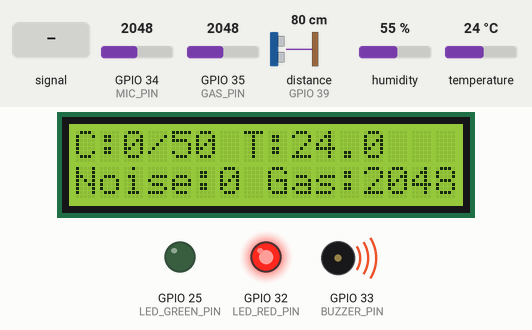
Bench run of a sketch on a simulated ESP32. Parts: 16×2 character LCD, output pins drawn as LEDs (lit = HIGH), buzzer (waves = sounding, pin HIGH). Wiring (inferred from the names in the program): ultrasonic range finder: trigger GPIO 26; echo GPIO 39. The inputs (shaded band) are chosen by the test bench; at power-on: GPIO 35 (GAS_PIN) = 2048, distance to the obstacle (sensor on GPIO 39) 80 cm, temperature 24 °C, GPIO 34 (MIC_PIN) = 2048, humidity 55 %. The echo pulse lasts 58.3 µs per cm; WiFi joins after 1.5 s; servers stay silent unless stated; pins used as bus, display or sensor lines are not drawn.

Above: at 4.5 s.
4.6 s: GPIO 35 (GAS_PIN) set to 1937
At 6.4 s:
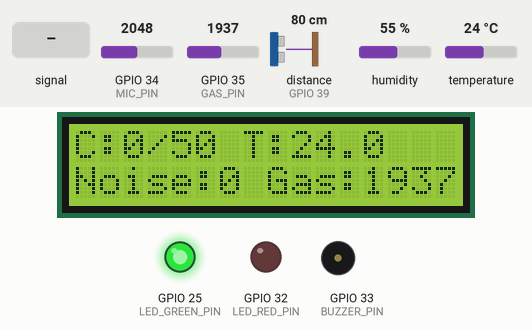
7.5 s: distance to the obstacle (sensor on GPIO 39) set to 12 cm
9.0 s: distance to the obstacle (sensor on GPIO 39) set to 9 cm
At 11.0 s:
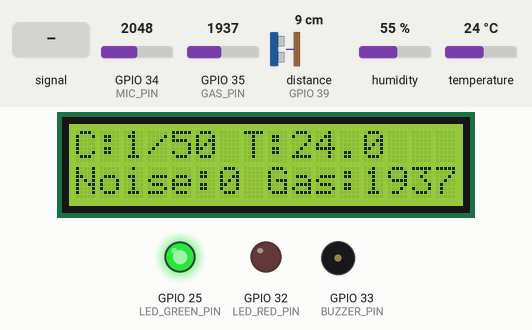
15.4 s: GPIO 34 (MIC_PIN) fed a 200 Hz sine of ±327 counts around its level
At 17.6 s:
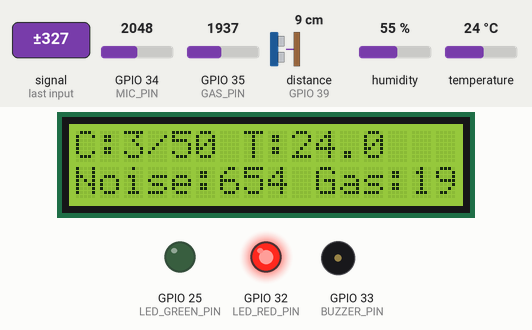
18.4 s: temperature set to 12 °C
At 20.8 s:
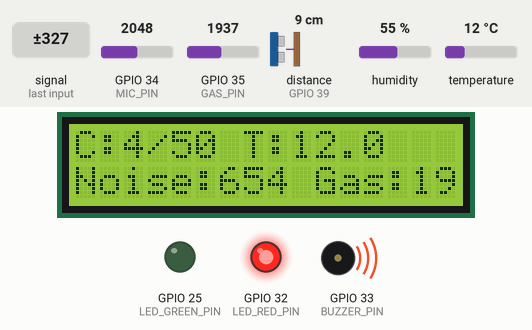
21.6 s: GPIO 34 (MIC_PIN) set to 2866
At 22.6 s:
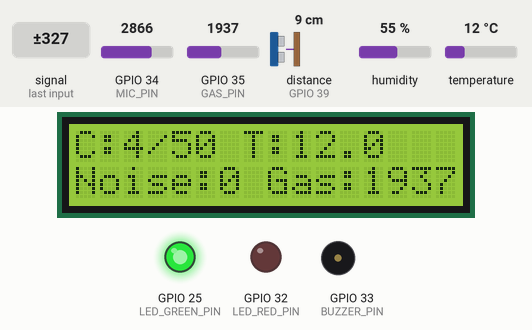
Timing chart, 0 to 26.4 s (numbered marks = the images above; inputs shaded):
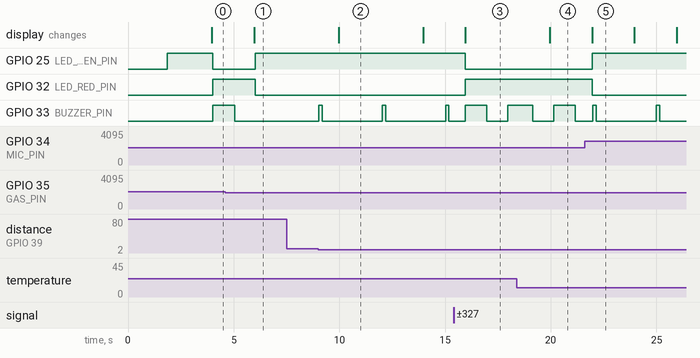

The sketch:

library_monitor_blynk.ino
```cpp
/*
 * ============================================================
 * LIBRARY MONITORING SYSTEM — BLYNK IOT VERSION (Parallel)
 * Features: Native App Control, Push Alerts, Remote Overrides
 * ============================================================
 */

// ─── Blynk IoT Credentials (FILL THESE FROM CONSOLE) ────────
#define BLYNK_TEMPLATE_ID   "TMPL3T_CrZo81"
#define BLYNK_TEMPLATE_NAME "LibraryOS"
#define BLYNK_AUTH_TOKEN    "NEA4ftRroQrIY0c-N1ln-IhnlWeCCquh"

#include <DHTesp.h>
#include <WiFi.h>
#include <WiFiClient.h>
#include <BlynkSimpleEsp32.h>
#include <LiquidCrystal_I2C.h>
#include <Wire.h>

// ─── WiFi Credentials ────────────────────────────────────────
char ssid[] = "Piyansh Sakxena";
char pass[] = "piyu@1234";

// ─── Pin Definitions (Left Side Only) ───────────────────────
#define DHT_PIN 14
#define PIR_PIN 36
#define MIC_PIN 34
#define GAS_PIN 35
#define TRIG1_PIN 26
#define ECHO1_PIN 39
#define SDA_PIN 27
#define SCL_PIN 13
#define BUZZER_PIN 33
#define LED_RED_PIN 32
#define LED_GREEN_PIN 25

// ─── Thresholds ──────────────────────────────────────────────
#define NOISE_BASELINE 20
#define GAS_THRESHOLD 2000
#define DISTANCE_TRIGGER_CM 10

// ─── State Variables ──────────────────────────────────────────
int occupancyCount = 0;
int maxCapacity = 50;
float temperature = 0, humidity = 0;
int noiseLevel = 0, airQuality = 0;
bool motionDetected = false;

// Manual Overrides (from Blynk)
bool ledRedOverride = false;
bool ledGreenOverride = false;
bool buzzerEnabled = true;

// Timing
BlynkTimer timer;
unsigned long lastBuzzerAction = 0;
unsigned long lastCountTime = 0;
bool pulseState = false;
unsigned long lastPulseTime = 0;

// LCD Setup
LiquidCrystal_I2C lcd(0x27, 16, 2);
DHTesp dht;

// ─── Functions ────────────────────────────────────────────────

float readDistance() {
  digitalWrite(TRIG1_PIN, LOW);
  delayMicroseconds(2);
  digitalWrite(TRIG1_PIN, HIGH);
  delayMicroseconds(10);
  digitalWrite(TRIG1_PIN, LOW);
  long duration = pulseIn(ECHO1_PIN, HIGH, 20000);
  if (duration == 0) return 999.0;
  return (duration * 0.0343) / 2.0;
}

void beep(int duration) {
  lastBuzzerAction = millis();
  digitalWrite(BUZZER_PIN, HIGH);
  delay(duration);
  digitalWrite(BUZZER_PIN, LOW);
}

void handleAlerts() {
  bool sensorAlert = (occupancyCount >= maxCapacity) || (airQuality > GAS_THRESHOLD) || (noiseLevel > 100);

  // Master Priority Logic
  bool redState = ledRedOverride;
  bool greenState = ledGreenOverride;

  // Auto Mode: If both overrides are OFF, use sensor logic
  if (!ledRedOverride && !ledGreenOverride) {
    redState = sensorAlert;
    greenState = !sensorAlert;
  }

  digitalWrite(LED_RED_PIN, redState ? HIGH : LOW);
  digitalWrite(LED_GREEN_PIN, greenState ? HIGH : LOW);

  // Pulsed Buzzer for Alerts
  if (sensorAlert) {
    if (millis() - lastPulseTime > 1000) {
      pulseState = !pulseState;
      digitalWrite(BUZZER_PIN, pulseState ? HIGH : LOW);
      if (pulseState) lastBuzzerAction = millis();
      lastPulseTime = millis();
    }
  } else {
    // Note: Don't force LOW here if manual beep might be active,
    // but beep() uses delay() so it's fine.
    digitalWrite(BUZZER_PIN, LOW);
  }
}

void updateLCD() {
  lcd.clear();
  lcd.setCursor(0, 0);
  lcd.printf("C:%d/%d T:%.1f", occupancyCount, maxCapacity, temperature);
  lcd.setCursor(0, 1);
  lcd.printf("Noise:%d Gas:%d", noiseLevel, airQuality);
}

// ─── Periodic Timer Job ───────────────────────────────────────
void sendData() {
  // Read DHT
  TempAndHumidity data = dht.getTempAndHumidity();
  if (dht.getStatus() == 0) { temperature = data.temperature; humidity = data.humidity; }

  // Read Gas
  airQuality = analogRead(GAS_PIN);

  // Read Sound
  unsigned int sMax = 0, sMin = 4095;
  unsigned long start = millis();
  while(millis() - start < 50) {
    unsigned int s = analogRead(MIC_PIN);
    if (s > sMax) sMax = s;
    if (s < sMin) sMin = s;
  }
  noiseLevel = sMax - sMin;

  // Push to Blynk
  Blynk.virtualWrite(V0, temperature);
  Blynk.virtualWrite(V1, humidity);
  Blynk.virtualWrite(V2, constrain(map(noiseLevel, NOISE_BASELINE, 200, 0, 100), 0, 100)); // Noise %
  Blynk.virtualWrite(V3, constrain(map(airQuality, 900, 2000, 0, 100), 0, 100)); // Gas %
  Blynk.virtualWrite(V4, occupancyCount);

  // Comfort Score logic
  int comfort = 100;
  if (temperature > 30) comfort -= 20;
  if (occupancyCount >= maxCapacity) comfort -= 30;
  Blynk.virtualWrite(V5, constrain(comfort, 0, 100));

  Blynk.virtualWrite(V6, 0); // PIR Sync (Disabled)

  updateLCD();
}

// ─── Occupancy Detection ──────────────────────────────────────
void checkOccupancy() {
  unsigned long now = millis();
  if (now - lastBuzzerAction < 1000) return; // Prevent buzzer feedback loops

  if (now - lastCountTime > 3000) {
    // Refined Occupancy Logic: 10cm Ultrasonic Trigger (PIR Removed)
    int samples = 0;
    for(int i=0; i<3; i++) {
      if (readDistance() <= DISTANCE_TRIGGER_CM) samples++;
      delay(10);
    }

    if (samples >= 2) {
      occupancyCount++;
      beep(150);
      lastCountTime = now;
      Blynk.virtualWrite(V4, occupancyCount); // Immediate sync to Blynk
    }
  }
}

// ─── Blynk Handlers (Remote Controls) ───────────────────────

BLYNK_WRITE(V7) { maxCapacity = param.asInt(); }
BLYNK_WRITE(V8) { if (param.asInt() == 1) beep(200); }
BLYNK_WRITE(V9) { ledRedOverride = param.asInt(); }
BLYNK_WRITE(V10) { ledGreenOverride = param.asInt(); }
BLYNK_WRITE(V11) { occupancyCount = 0; Blynk.virtualWrite(V4, 0); }
BLYNK_WRITE(V12) { occupancyCount++; Blynk.virtualWrite(V4, occupancyCount); }
BLYNK_WRITE(V13) { if(occupancyCount > 0) occupancyCount--; Blynk.virtualWrite(V4, occupancyCount); }

// Sync values from app on connect
BLYNK_CONNECTED() {
  Blynk.syncVirtual(V7, V8, V9, V10);
}

void setup() {
  Serial.begin(115200);
  Wire.begin(SDA_PIN, SCL_PIN);
  lcd.init(); lcd.backlight();

  // PIR pin set as input originally, removing it now
  pinMode(TRIG1_PIN, OUTPUT);
  pinMode(ECHO1_PIN, INPUT);
  pinMode(BUZZER_PIN, OUTPUT);
  pinMode(LED_RED_PIN, OUTPUT);
  pinMode(LED_GREEN_PIN, OUTPUT);

  dht.setup(DHT_PIN, DHTesp::DHT22);

  Blynk.begin(BLYNK_AUTH_TOKEN, ssid, pass);

  timer.setInterval(2000L, sendData);
}

void loop() {
  Blynk.run();
  timer.run();
  checkOccupancy();
  handleAlerts();
}
```

Measured:
- the behaviour switches between 2001 and 2000 on GPIO 35 (GAS_PIN) (found by bisection; images 0 and 1)
- the behaviour switches between 11 and 10 cm on distance to the obstacle (sensor on GPIO 39) (found by bisection; images 1 and 2)
- after the input at 4.6 s, GPIO 25 (LED_GREEN_PIN): LOW → HIGH after 1.4 s; GPIO 32 (LED_RED_PIN): HIGH → LOW after 1.4 s; GPIO 33 (BUZZER_PIN): goes on until 5.1 s, then stays LOW; the display: changes after 1.4 s (image 1)
- after the input at 7.5 s, every drawn part: stays the same
- after the input at 9.0 s, GPIO 33 (BUZZER_PIN): alternates HIGH for 0.15 s and LOW for 2.9 s, starting at once; the display: changes after 0.96 s (image 2)
- after the input at 15.4 s, GPIO 25 (LED_GREEN_PIN): HIGH → LOW after 0.56 s; GPIO 32 (LED_RED_PIN): LOW → HIGH after 0.56 s; the display: changes after 0.56 s (image 3)
- after the input at 18.4 s, the display: changes after 1.6 s (image 4)
- after the input at 21.6 s, GPIO 25 (LED_GREEN_PIN): LOW → HIGH after 0.36 s; GPIO 32 (LED_RED_PIN): HIGH → LOW after 0.36 s; GPIO 33 (BUZZER_PIN): HIGH → LOW after 0.55 s, → HIGH 2.9 s later, → LOW 0.15 s later
